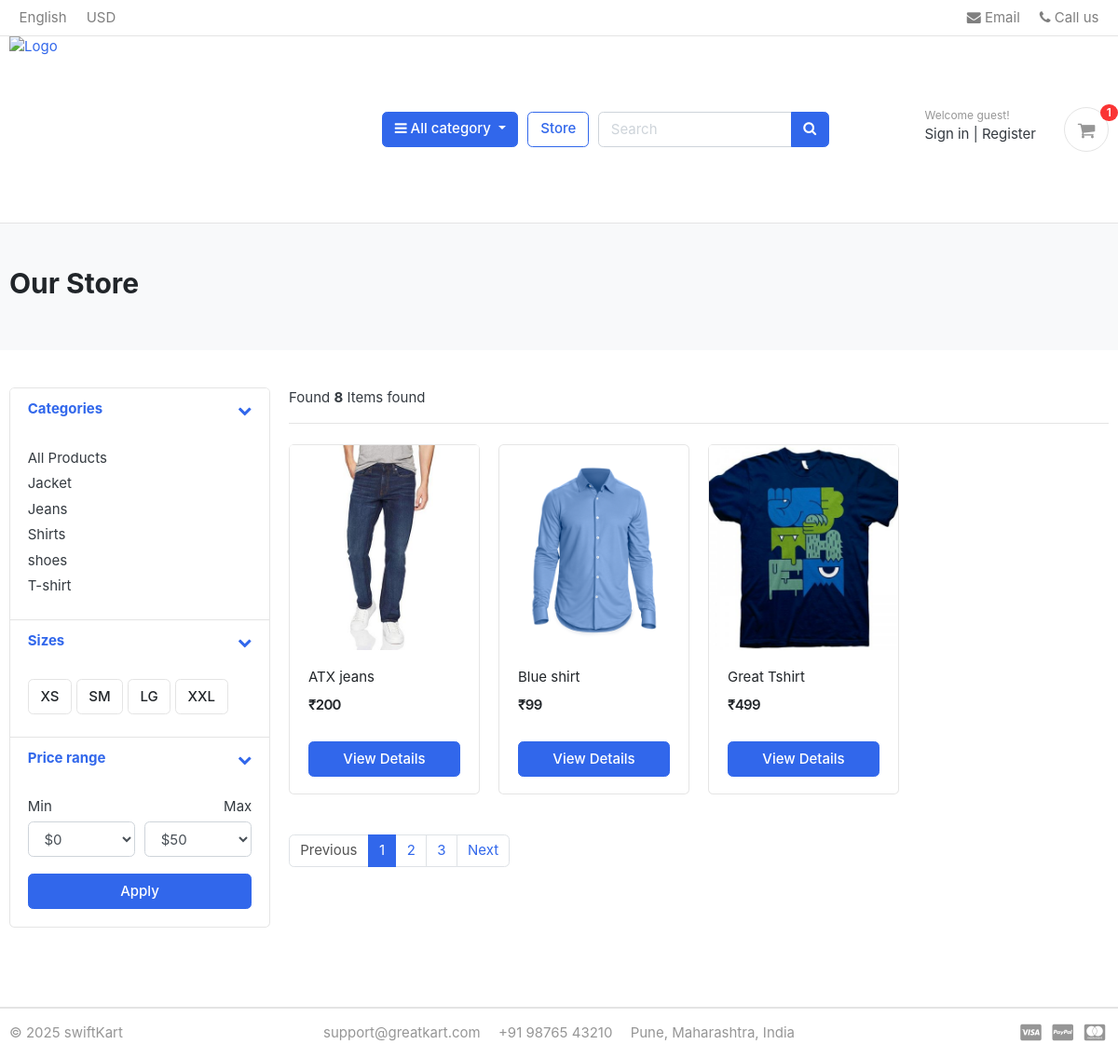
/store/, run on the app's committed database.
### category/models.py (models this page shows, shortened)
class Category(models.Model):
    category_name=models.CharField(max_length=50,unique=True)
    slug=models.SlugField(max_length=100,unique=True)
    description=models.TextField(max_length=255)
    cat_image=models.ImageField(upload_to='photos/categories',blank=True)
    class Meta:
        verbose_name='category'
        verbose_name_plural='categories'
    def get_url(self):
            return reverse('products_by_category', args=[self.slug])

### store/models.py (models this page shows, shortened)
class Product(models.Model):
    product_name = models.CharField(max_length=200, unique=True)
    slug = models.SlugField(max_length=200, unique=True)
    description = models.TextField(max_length=200)
    price = models.IntegerField()
    images = models.ImageField(upload_to="photos/products")
    stock = models.IntegerField()
    is_available = models.BooleanField(default=True)
    category = models.ForeignKey(Category, on_delete=models.CASCADE)
    created_date = models.DateField(auto_now_add=True)
    modified_date = models.DateField(auto_now=True)
    def get_url(self):
        return reverse('product_detail', args=[self.category.slug,self.slug])

### store/views.py (the view)
# urls.py: path('', views.store, name='store'),
def store(request, category_slug=None):
    categories = None
    products = None
    if category_slug != None:
        category = get_object_or_404(Category, slug=category_slug)
        products = Product.objects.all().filter(category=category, is_available=True)
        paginator = Paginator(products,1)
        page=request.GET.get('page')
        paged_products = paginator.get_page(page)
        product_count = products.count()
    else:
        products = Product.objects.all().filter(is_available=True).order_by('id')
        paginator = Paginator(products,3)
        page=request.GET.get('page')
        paged_products = paginator.get_page(page)
        product_count = products.count()
    context = {
        'products': paged_products,
        'product_count': product_count,
    }
    return render(request, 'store/store.html', context)

### carts/context_processors.py (called while the page is built)
def counter(request):
    from .utils import _cart_id
    cart_count = 0
    if 'admin' in request.path:
        return {}
    if request.user.is_authenticated:
        cart_items = CartItem.objects.filter(user=request.user, is_active=True)
    else:
        cart = Cart.objects.filter(cart_id=_cart_id(request)).first()
        cart_items = CartItem.objects.filter(cart=cart, is_active=True)
    cart_count = sum(item.quantity for item in cart_items)
    return {'cart_count': cart_count}

### carts/utils.py (called while the page is built)
def _cart_id(request):
    cart = request.session.session_key
    if not cart:
        cart = request.session.create()
    return cart

### category/context_processor.py (called while the page is built)
def menu_links(request):
    links = Category.objects.all()
    return {'links': links}

### templates/store/store.html (shortened to what this page needs)
{% extends 'base.html' %}
{% load static %}
{% block content %}
<section class="section-pagetop bg">
<div class="container">
	{% if 'search' in request.path %}
	<h2 class="title-page">Search Result</h2>
	{% else %}
	<h2 class="title-page">Our Store</h2>
	{% endif %}
</div>
</section>
<section class="section-content padding-y">
<div class="container">
<div class="row">
	<aside class="col-md-3">
    <div class="card">
        <article class="filter-group">
            <header class="card-header">
                <a href="#"
                   data-toggle="collapse"
                   data-target="#collapse_1"
                   aria-expanded="true">
                    <i class="icon-control fa fa-chevron-down"></i>
                    <h6 class="title">Categories</h6>
			</a>
		</header>
		 <div class="filter-content collapse show" id="collapse_1">
                <div class="card-body">
                    <ul class="list-menu">
						<li><a href="{% url 'store' %}">All Products</a></li>
                        {% for category in links %}
                        <li><a href="{{ category.get_url }}">{{ category.category_name }}</a></li>
                        {% endfor %}
					</ul>
			</div>
		</div>
	</article>
	<article class="filter-group">
		<header class="card-header">
			<a href="#" data-toggle="collapse" data-target="#collapse_4" aria-expanded="true" class="">
				<i class="icon-control fa fa-chevron-down"></i>
				<h6 class="title">Sizes </h6>
			</a>
		</header>
		<div class="filter-content collapse show" id="collapse_4" style="">
			<div class="card-body">
			  <label class="checkbox-btn">
			    <span class="btn btn-light"> XS </span>
			  </label>
			  <label class="checkbox-btn">
			    <span class="btn btn-light"> SM </span>
			  </label>
			  <label class="checkbox-btn">
			    <span class="btn btn-light"> LG </span>
			  </label>
			  <label class="checkbox-btn">
			    <span class="btn btn-light"> XXL </span>
			  </label>
		</div>
		</div>
	</article>
	<article class="filter-group">
		<header class="card-header">
			<a href="#" data-toggle="collapse" data-target="#collapse_3" aria-expanded="true" class="">
				<i class="icon-control fa fa-chevron-down"></i>
				<h6 class="title">Price range </h6>
			</a>
		</header>
		<div class="filter-content collapse show" id="collapse_3" style="">
			<div class="card-body">
				<div class="form-row">
				<div class="form-group col-md-6">
				  <label>Min</label>
				  	<select class="mr-2 form-control">
						<option value="0">$0</option>
					</select>
				</div>
				<div class="form-group text-right col-md-6">
				  <label>Max</label>
				  	<select class="mr-2 form-control">
						<option value="50">$50</option>
					</select>
				</div>
				</div>
				<button class="btn btn-block btn-primary">Apply</button>
			</div>
		</div>
	</article>
</div>
	</aside>
	<main class="col-md-9">
<header class="border-bottom mb-4 pb-3">
		<div class="form-inline">
			<span class="mr-md-auto">Found <b>{{product_count}}</b> Items found </span>
		</div>
</header>
<div class="row">
	{% if products %}
    {% for product in products %}
    <div class="col-md-3">
        <figure class="card card-product-grid">
            <div class="img-wrap">
                {% if product.images %}
                    <a href="{{ product.get_url }}"><img src="{{ product.images.url }}" alt="{{ product.product_name }}"></a>
                {% else %}
                    <img src="{% static 'images/default-product.jpg' %}" alt="{{ product.product_name }}">
                {% endif %}
            </div>
            <figcaption class="info-wrap">
                <div class="fix-height">
                    <a href="{{ product.get_url }}" class="title">{{ product.product_name }}</a>
                    <div class="price-wrap mt-2">
                        <span class="price">₹{{ product.price }}</span>
                    </div>
                </div>
                <a href="{{ product.get_url }}" class="btn btn-block btn-primary">View Details</a>
            </figcaption>
        </figure>
    </div>
    {% endfor %}
	{% else %}
	<div>
		<h2>No result found. Please try again later.</h2>
	</div>
   {% endif %}
</div>
<nav class="mt-4" aria-label="Page navigation sample">
	{% if products.has_other_pages %}
  	<ul class="pagination">
 	  {% if products.has_previous %}
      <li class="page-item disabled"><a class="page-link" href="?page={{products.previous_page_number }}">Previous</a></li>
	  {% else %}
	  <li class="page-item disabled"><a class="page-link" href="#">Previous</a></li>
	   {% endif %}
	  {% for i in products.paginator.page_range %}
        {% if products.number == i %}
          <li class="page-item active">
            <span class="page-link">{{ i }}</span>
          </li>
        {% else %}
          <li class="page-item">
            <a class="page-link" href="?page={{ i }}">{{ i }}</a>
          </li>
        {% endif %}
      {% endfor %}
      {% if products.has_next %}
        <li class="page-item">
          <a class="page-link" href="?page={{ products.next_page_number }}">
            Next
          </a>
        </li>
      {% else %}
        <li class="page-item disabled">
          <span class="page-link">Next</span>
        </li>
      {% endif %}
    </ul>
    {% endif %}
  </nav>
</div>
</div>
</section>
{% endblock %}

### swiftkart/static/css/ui.css (style rules this page uses)
html { font-family: "Inter", sans-serif; font-size: 15px; }
.img-wrap { text-align: center; display: block; }
.img-wrap img { max-width: 100%; }
.price-wrap { letter-spacing: -0.7px; }
.padding-y { padding-top: 40px; padding-bottom: 40px; }
figure { margin-bottom: 0; }
article:after, .form-group:after { display: block; clear: both; content: ""; }
.bg { background-color: #f8f9fa; }
.title-page { color: #212529; }
.btn-light { background-color: #fff; border-color: #e4e4e4; }
[class*=list-] li:after { visibility: hidden; display: block; content: ""; overflow: hidden; height: 0; clear: both; }
.list-menu { list-style: none; margin: 0; padding-left: 0; }
.list-menu li { margin-bottom: 5px; }
.list-menu a { color: #343a40; }
[class*=card-product] a.title { color: #212529; display: block; }
[class*=card-product] .img-wrap { overflow: hidden; position: relative; }
[class*=card-product] .img-wrap img { height: 100%; max-width: 100%; width: auto; display: inline-block; -o-object-fit: cover; object-fit: cover; }
.card-product-grid { margin-bottom: 20px; }
.card-product-grid .img-wrap { border-radius: 0.2rem 0.2rem 0 0; height: 220px; }
.card-product-grid .info-wrap { overflow: hidden; padding: 18px 20px; }
.card-product-grid .fix-height { height: 80px; overflow: hidden; }
.card .img-wrap { overflow: hidden; }
.price { font-weight: 600; color: #212529; }
.icon-control { margin-top: 5px; float: right; font-size: 80%; }
.card-header .title { margin-bottom: 0; line-height: 1.5; }
.filter-group { border-bottom: 1px solid #e4e4e4; }
.filter-group .card-header { border-bottom: 0; }
.filter-group:last-child { border-bottom: 0; }
.checkbox-btn { position: relative; }
.section-pagetop { padding: 45px 0; }

### data on the page
Category: category_name "Jacket"
Category: category_name "Jeans"
Category: category_name "Shirts"
Category: category_name "shoes"
Category: category_name "T-shirt"
Product: images (picture), product_name "ATX jeans", price "200"
Product: images (picture), product_name "Blue shirt", price "99"
Product: images (picture), product_name "Great Tshirt", price "499"

### other printed values
{{ cart_count }} "1"
{{ product_count }} "8"
{{ i }} "1"
{{ i }} "2" "3"
